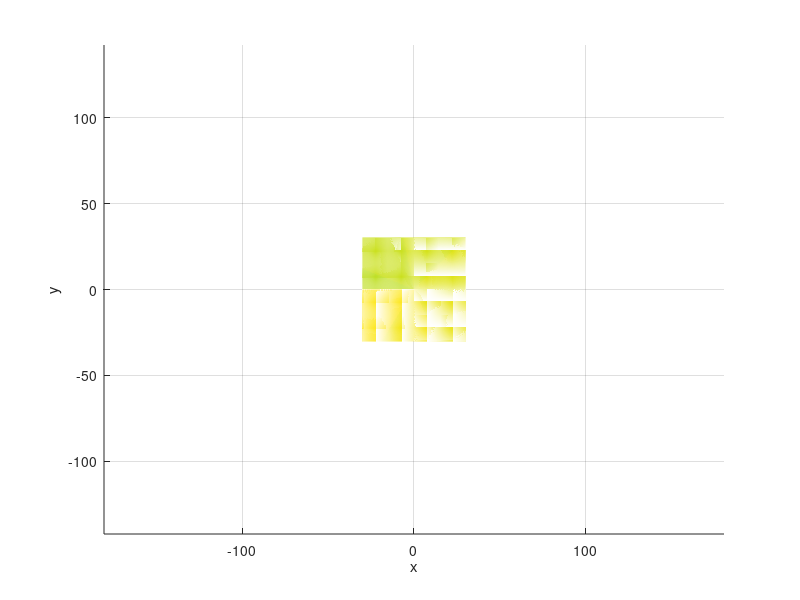

Reproduce this figure in MATLAB.
clc;clear;close all
format compact
r=30;
n = 100;
count = 1;
zl = 150;

theta  = linspace(-2*pi,2*pi,n);
x_list = linspace(-r,r,n);
z_list = linspace(-zl,zl,n);
y_list = linspace(-r,r,n);

figure;hold all;

for zi = 1:length(z_list)
    for th = 1:length(theta)
        x(zi,th) = r*cos(theta(th));
        y(zi,th) = r*sin(theta(th));
        z(zi,th) = z_list(zi);
        count = count + 1;
    end
end

gam  = 0.15;
psi  = 0.15; 
lam = 1; % CW vs CCW
K = 10;  % Number of turns

xc = 0;
yc = 0;
zc = 0;

A = (-r * tan(gam)) / lam;

theta = pi;
shift  =  A * (-theta)
change =  A * (theta)


for xi = 1:length(x_list)
    for yi = 1:length(y_list)
         X(xi,yi) = x_list(xi);
         Y(xi,yi) = y_list(yi);
 
         for turns = 1:K
             Z(xi,yi,turns)  = A * (atan2(Y(xi,yi),X(xi,yi)) - psi) - shift * (turns-1) * 2;
         end  
         
    end
end

for data =  1:K
    mesh(X,Y,Z(:,:,data))
end
   
% mesh(x,y,z);
% mesh(X,Y,Z)
xlabel("x");
ylabel("y");
zlabel("z");
grid on
axis equal
return;